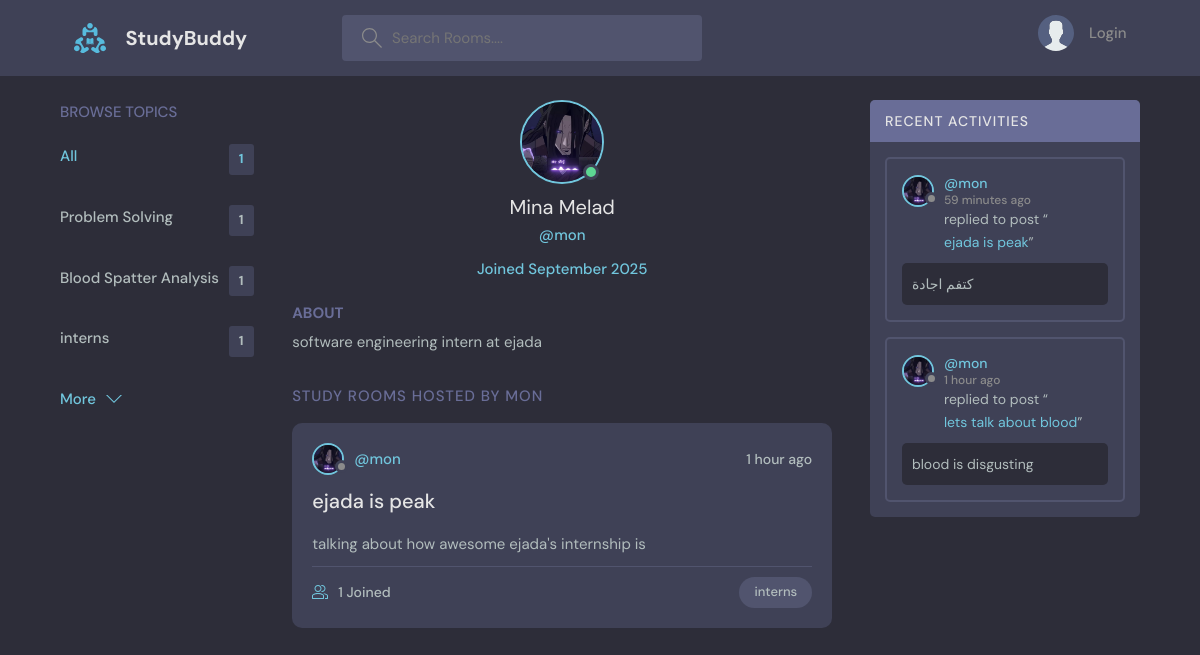
Screenshot of /profile/3/ with the database file from the repository.
### base/models.py (models this page shows, shortened)
class User(AbstractUser):
    name = models.CharField(max_length=200, null=True)
    email = models.EmailField(unique=True, null=True)
    bio = models.TextField(null=True)
    avatar = models.ImageField(null=True, default="avatar.svg")
    username = models.CharField(max_length=200, unique=True)
    USERNAME_FIELD = 'email'
    REQUIRED_FIELDS = []

class Topic(models.Model):
    name = models.CharField(max_length=200)

class Room(models.Model):
    host = models.ForeignKey(User, on_delete=models.SET_NULL, null=True)
    topic = models.ForeignKey(Topic, on_delete = models.SET_NULL, null = True)
    name = models.CharField(max_length=200)
    description = models.TextField(null = True, blank = True)
    participants = models.ManyToManyField(User, related_name='participants', blank=True)
    updated = models.DateTimeField(auto_now=True)
    created = models.DateTimeField(auto_now_add=True)
    class Meta:
        ordering = ['-updated', '-created']
    def __str__(self):
        return self.name

class Message(models.Model):
    user = models.ForeignKey(User, on_delete=models.CASCADE)
    room = models.ForeignKey(Room, on_delete=models.CASCADE)
    body = models.TextField()
    updated = models.DateTimeField(auto_now=True)
    created = models.DateTimeField(auto_now_add=True)
    class Meta:
        ordering = ['-updated', '-created']

### base/views.py (the view)
# urls.py: path('profile/<str:pk>/', views.userProfile, name="user-profile"),
def userProfile(request, pk):
    user = User.objects.get(id=pk)
    rooms = user.room_set.all()
    room_messages = user.message_set.all()
    topics = Topic.objects.all()
    context = {'user': user, 'rooms': rooms, 'room_messages': room_messages, 'topics': topics}
    return render(request, 'base/profile.html', context)

### base/templates/base/profile.html (shortened to what this page needs)
{% extends 'main.html' %}
{% block content %}
<main class="profile-page layout layout--3">
    <div class="container">
        {% include 'base/topics_component.html'%}
      <div class="roomList">
        <div class="profile">
          <div class="profile__avatar">
            <div class="avatar avatar--large active">
              <img src="{{user.avatar.url}}" />
            </div>
          </div>
          <div class="profile__info">
            <h3>{{user.name}}</h3>
            <p>@{{user.username}}</p>
            <p>Joined {{user.date_joined|date:"F Y"}}</p>
          </div>
          <div class="profile__about">
            <h3>About</h3>
            <p>
              {{user.bio}}
            </p>
          </div>
        </div>
        <div class="roomList__header">
          <div>
            <h2>Study Rooms Hosted by {{user.username}}</a>
            </h2>
          </div>
        </div>
        {% include 'base/feed_component.html'%}
      </div>
        {% include 'base/activity_component.html'%}
    </div>
</main>
{% endblock %}

### base/templates/base/topics_component.html
        <div class="topics">
          <div class="topics__header">
            <h2>Browse Topics</h2>
          </div>
          <ul class="topics__list">
            <li>
              <a href="{% url 'home'%}" class="active">All <span>{{rooms.count}}</span></a>
            </li>
            {% for topic in topics %}
            <li>
              <a href="{% url 'home'%}?q={{topic.name}}">{{topic.name}} <span>{{topic.room_set.all.count}} </span></a>
            </li>
            {% endfor %}
          </ul>
          <a class="btn btn--link" href="{% url 'topics' %}">
            More
            <svg version="1.1" xmlns="http://www.w3.org/2000/svg" width="32" height="32" viewBox="0 0 32 32">
              <title>chevron-down</title>
              <path d="M16 21l-13-13h-3l16 16 16-16h-3l-13 13z"></path>
            </svg>
          </a>
        </div>

### base/templates/base/feed_component.html (shortened to what this page needs)
{% for room in rooms %}
    <div class="roomListRoom">
            <div class="roomListRoom__header">
              <a href="{% url 'user-profile' room.host.id %}" class="roomListRoom__author">
                <div class="avatar avatar--small">
                  <img src="{{room.host.avatar.url}}" />
                </div>
                <span>@{{room.host.username}}</span>
              </a>
              <div class="roomListRoom__actions">
                <span>{{ room.created|timesince}} ago</span>
              </div>
            </div>
            <div class="roomListRoom__content">
              <a href="{% url 'room' room.id %}">{{room.name}}</a>
              <p>
                {{room.description|slice:":100"}}{% if room.description|length > 100 %}...{% endif %}
              </p>
            </div>
            <div class="roomListRoom__meta">
              <a href="{% url 'room' room.id %}" class="roomListRoom__joined">
                {{room.participants.all.count}} Joined
              </a>
              <p class="roomListRoom__topic">{{room.topic.name}}</p>
            </div>
    </div>
{% endfor %}

### base/templates/base/activity_component.html (shortened to what this page needs)
        <div class="activities">
          <div class="activities__header">
            <h2>Recent Activities</h2>
          </div>
          {% for message in room_messages %}
          <div class="activities__box">
            <div class="activities__boxHeader roomListRoom__header">
              <a href="{% url 'user-profile' message.user.id %}" class="roomListRoom__author">
                <div class="avatar avatar--small">
                  <img src="{{message.user.avatar.url}}" />
                </div>
                <p>
                  @{{message.user.username}}
                  <span>{{message.created|timesince}} ago</span>
                </p>
              </a>
            </div>
            <div class="activities__boxContent">
              <p>replied to post “<a href="{% url 'room' message.room.id %}">{{message.room}}</a>”</p>
              <div class="activities__boxRoomContent">
               {{message.body|slice:":100"}}{% if message.body|length > 100 %}...{% endif %}
              </div>
            </div>
          </div>
          {% endfor %}
        </div>

### rows the page displays
User: count "1", avatar (picture), name "Mina Melad", username "mon", date_joined "September 2025", bio "software engineering intern at ejada", username "MON"
Topic: name "Problem Solving", room_set.all.count "1"
Topic: name "Blood Spatter Analysis", room_set.all.count "1"
Topic: name "interns", room_set.all.count "1"
Room: host.avatar (picture), host.username "mon", created "1 hour", name "ejada is peak", description "talking about how awesome ejada's internship is", participants.all.count "1", topic.name "interns"
Message: user.avatar (picture), user.username "mon", created "59 minutes", room "ejada is peak", body "كتفم اجادة"
Message: user.avatar (picture), user.username "mon", created "1 hour", room "lets talk about blood", body "blood is disgusting"
